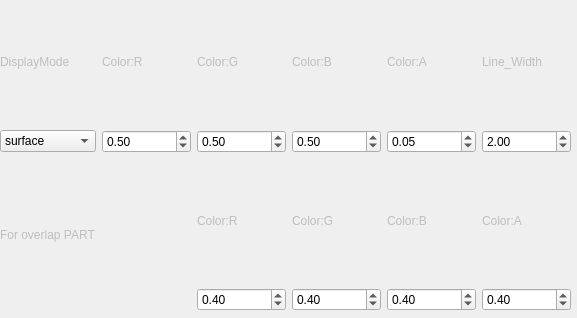
<?xml version="1.0" encoding="UTF-8"?>
<ui version="4.0">
 <class>RadarUi</class>
 <widget class="QWidget" name="RadarUi">
  <property name="geometry">
   <rect>
    <x>0</x>
    <y>0</y>
    <width>577</width>
    <height>318</height>
   </rect>
  </property>
  <property name="windowTitle">
   <string>RadarUi</string>
  </property>
  <widget class="QWidget" name="gridLayoutWidget">
   <property name="geometry">
    <rect>
     <x>0</x>
     <y>0</y>
     <width>571</width>
     <height>311</height>
    </rect>
   </property>
   <layout class="QGridLayout" name="gridLayout">
    <item row="1" column="2">
     <widget class="QLabel" name="label_2">
      <property name="enabled">
       <bool>false</bool>
      </property>
      <property name="text">
       <string>Color:R</string>
      </property>
     </widget>
    </item>
    <item row="2" column="0">
     <widget class="QComboBox" name="DisplayList">
      <item>
       <property name="text">
        <string>surface</string>
       </property>
      </item>
      <item>
       <property name="text">
        <string>line</string>
       </property>
      </item>
     </widget>
    </item>
    <item row="2" column="3">
     <widget class="QDoubleSpinBox" name="ColorG">
      <property name="maximum">
       <double>1.000000000000000</double>
      </property>
      <property name="singleStep">
       <double>0.010000000000000</double>
      </property>
      <property name="value">
       <double>0.500000000000000</double>
      </property>
     </widget>
    </item>
    <item row="1" column="5">
     <widget class="QLabel" name="label_5">
      <property name="enabled">
       <bool>false</bool>
      </property>
      <property name="text">
       <string>Color:A</string>
      </property>
     </widget>
    </item>
    <item row="1" column="6">
     <widget class="QLabel" name="label_6">
      <property name="enabled">
       <bool>false</bool>
      </property>
      <property name="text">
       <string>Line_Width</string>
      </property>
     </widget>
    </item>
    <item row="2" column="2">
     <widget class="QDoubleSpinBox" name="ColorR">
      <property name="maximum">
       <double>1.000000000000000</double>
      </property>
      <property name="singleStep">
       <double>0.100000000000000</double>
      </property>
      <property name="value">
       <double>0.500000000000000</double>
      </property>
     </widget>
    </item>
    <item row="2" column="6">
     <widget class="QDoubleSpinBox" name="lineWidth">
      <property name="minimum">
       <double>1.000000000000000</double>
      </property>
      <property name="maximum">
       <double>5.000000000000000</double>
      </property>
      <property name="value">
       <double>2.000000000000000</double>
      </property>
     </widget>
    </item>
    <item row="2" column="5">
     <widget class="QDoubleSpinBox" name="ColorA">
      <property name="maximum">
       <double>1.000000000000000</double>
      </property>
      <property name="singleStep">
       <double>0.010000000000000</double>
      </property>
      <property name="value">
       <double>0.050000000000000</double>
      </property>
     </widget>
    </item>
    <item row="1" column="3">
     <widget class="QLabel" name="label_3">
      <property name="enabled">
       <bool>false</bool>
      </property>
      <property name="text">
       <string>Color:G</string>
      </property>
     </widget>
    </item>
    <item row="1" column="0">
     <widget class="QLabel" name="label">
      <property name="enabled">
       <bool>false</bool>
      </property>
      <property name="text">
       <string>DisplayMode</string>
      </property>
     </widget>
    </item>
    <item row="2" column="4">
     <widget class="QDoubleSpinBox" name="ColorB">
      <property name="maximum">
       <double>1.000000000000000</double>
      </property>
      <property name="singleStep">
       <double>0.010000000000000</double>
      </property>
      <property name="value">
       <double>0.500000000000000</double>
      </property>
     </widget>
    </item>
    <item row="1" column="4">
     <widget class="QLabel" name="label_4">
      <property name="enabled">
       <bool>false</bool>
      </property>
      <property name="text">
       <string>Color:B</string>
      </property>
     </widget>
    </item>
    <item row="3" column="6">
     <widget class="QLabel" name="label_10">
      <property name="enabled">
       <bool>false</bool>
      </property>
      <property name="text">
       <string>Color:A</string>
      </property>
     </widget>
    </item>
    <item row="4" column="6">
     <widget class="QDoubleSpinBox" name="OverLapA">
      <property name="maximum">
       <double>1.000000000000000</double>
      </property>
      <property name="singleStep">
       <double>0.010000000000000</double>
      </property>
      <property name="value">
       <double>0.400000000000000</double>
      </property>
     </widget>
    </item>
    <item row="4" column="5">
     <widget class="QDoubleSpinBox" name="OverLapB">
      <property name="maximum">
       <double>1.000000000000000</double>
      </property>
      <property name="singleStep">
       <double>0.010000000000000</double>
      </property>
      <property name="value">
       <double>0.400000000000000</double>
      </property>
     </widget>
    </item>
    <item row="3" column="5">
     <widget class="QLabel" name="label_9">
      <property name="enabled">
       <bool>false</bool>
      </property>
      <property name="text">
       <string>Color:B</string>
      </property>
     </widget>
    </item>
    <item row="3" column="4">
     <widget class="QLabel" name="label_8">
      <property name="enabled">
       <bool>false</bool>
      </property>
      <property name="text">
       <string>Color:G</string>
      </property>
     </widget>
    </item>
    <item row="4" column="4">
     <widget class="QDoubleSpinBox" name="OverLapG">
      <property name="maximum">
       <double>1.000000000000000</double>
      </property>
      <property name="singleStep">
       <double>0.010000000000000</double>
      </property>
      <property name="value">
       <double>0.400000000000000</double>
      </property>
     </widget>
    </item>
    <item row="4" column="3">
     <widget class="QDoubleSpinBox" name="OverLapR">
      <property name="maximum">
       <double>1.000000000000000</double>
      </property>
      <property name="singleStep">
       <double>0.010000000000000</double>
      </property>
      <property name="value">
       <double>0.400000000000000</double>
      </property>
     </widget>
    </item>
    <item row="3" column="3">
     <widget class="QLabel" name="label_7">
      <property name="enabled">
       <bool>false</bool>
      </property>
      <property name="text">
       <string>Color:R</string>
      </property>
     </widget>
    </item>
    <item row="3" column="0" rowspan="2">
     <widget class="QLabel" name="label_11">
      <property name="enabled">
       <bool>false</bool>
      </property>
      <property name="text">
       <string>For overlap PART</string>
      </property>
      <property name="textFormat">
       <enum>Qt::AutoText</enum>
      </property>
      <property name="scaledContents">
       <bool>false</bool>
      </property>
      <property name="openExternalLinks">
       <bool>false</bool>
      </property>
     </widget>
    </item>
   </layout>
  </widget>
 </widget>
 <resources/>
 <connections/>
</ui>
